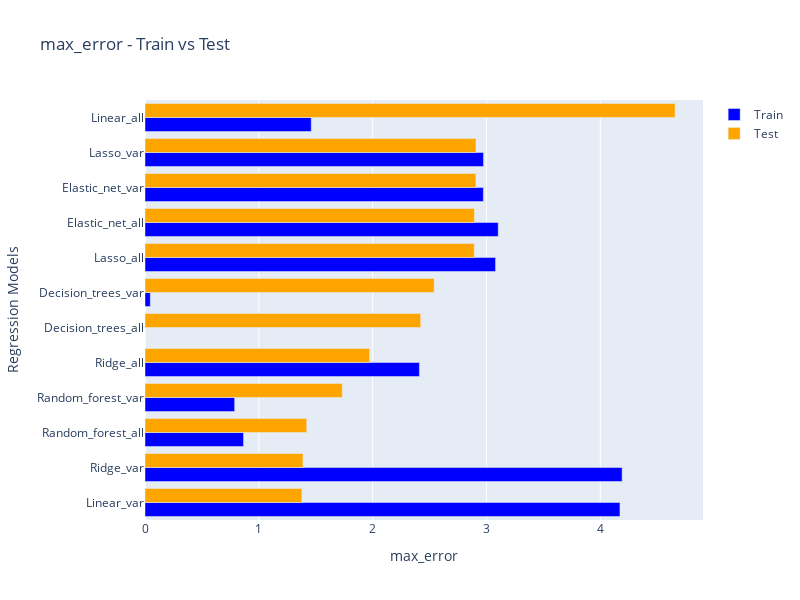

This figure's notebook cell:
### Code cell
# Filtrer les résultats pour la métrique "mean_squared_error"
mse_results = all_results[all_results['metric'] == 'max_error'].sort_values(by='test')

# Créer un graphique avec Plotly Express
fig = go.Figure()

# Ajouter les barres pour le train
fig.add_trace(go.Bar(
    y=mse_results.index.get_level_values('Models'),
    x=mse_results['train'].values,  # Utiliser .values pour accéder aux valeurs du DataFrame
    name='Train',
    marker_color='blue',
    orientation='h'  # Utiliser une orientation horizontale
))

# Ajouter les barres pour le test
fig.add_trace(go.Bar(
    y=mse_results.index.get_level_values('Models'),
    x=mse_results['test'].values,  # Utiliser .values pour accéder aux valeurs du DataFrame
    name='Test',
    marker_color='orange',
    orientation='h'  # Utiliser une orientation horizontale
))

# Mise en forme du graphique
fig.update_layout(
    barmode='group',
    title='max_error - Train vs Test',
    xaxis_title='max_error',
    yaxis_title='Regression Models',
    height=600, 
    width=800
)

# Afficher le graphique
fig.show()

### Figure 1 — Plotly figure (JSON) as saved in the notebook; plotly's stock layout.template omitted (floating-point values rounded to 4 significant figures)
{"data": [{"marker": {"color": "blue"}, "name": "Train", "orientation": "h", "type": "bar", "x": [4.173, 4.192, 0.8657, 0.7877, 2.411, 5.551e-17, 0.04658, 3.08, 3.104, 2.973, 2.974, 1.461], "y": ["Linear_var", "Ridge_var", "Random_forest_all", "Random_forest_var", "Ridge_all", "Decision_trees_all", "Decision_trees_var", "Lasso_all", "Elastic_net_all", "Elastic_net_var", "Lasso_var", "Linear_all"]}, {"marker": {"color": "orange"}, "name": "Test", "orientation": "h", "type": "bar", "x": [1.378, 1.388, 1.421, 1.733, 1.973, 2.422, 2.54, 2.893, 2.894, 2.907, 2.908, 4.658], "y": ["Linear_var", "Ridge_var", "Random_forest_all", "Random_forest_var", "Ridge_all", "Decision_trees_all", "Decision_trees_var", "Lasso_all", "Elastic_net_all", "Elastic_net_var", "Lasso_var", "Linear_all"]}], "layout": {"barmode": "group", "height": 600, "title": {"text": "max_error - Train vs Test"}, "width": 800, "xaxis": {"autorange": true, "range": [0, 4.903], "title": {"text": "max_error"}, "type": "linear"}, "yaxis": {"autorange": true, "range": [-0.5, 11.5], "title": {"text": "Regression Models"}, "type": "category"}}}
